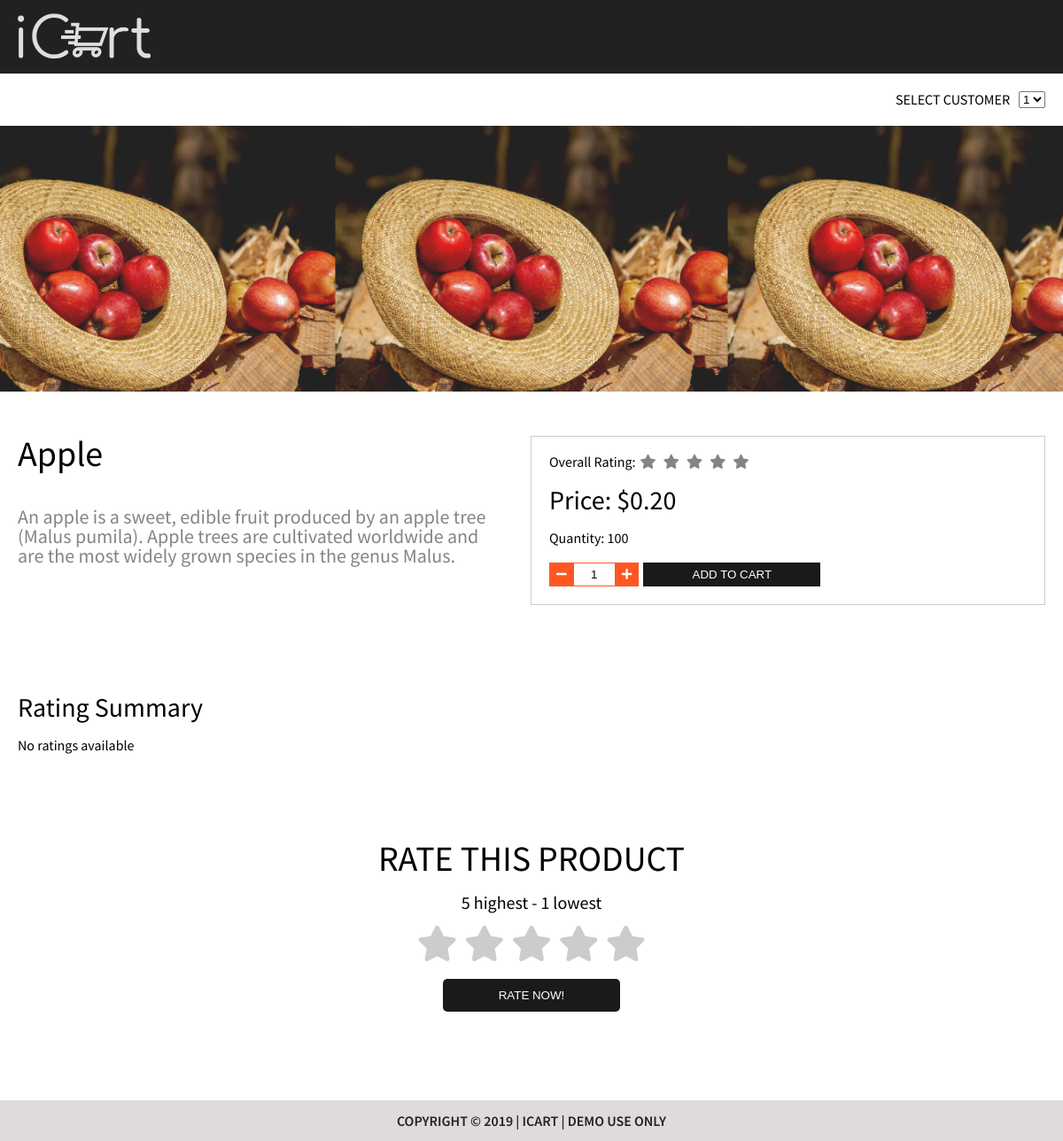
The page /product-details.php?id=1&user=1 on the database its author committed.
### tables this page shows
CREATE TABLE `products` (
  `id` int(255) NOT NULL,
  `name` varchar(255) NOT NULL,
  `description` varchar(255) NOT NULL,
  `thumbnail` varchar(255) NOT NULL,
  `price` decimal(11,2) NOT NULL,
  `qty` int(255) NOT NULL,
  `ratings` int(255) NOT NULL
);

### server/functions.php (the view, shortened to what this page needs)
			<?php
	function productDetails() {
		include "server/db_conn.php";
		$id = $_GET['id'];
		$sql_getProducts = "SELECT * FROM products WHERE id = '$id' ";
		$getProducts_query = mysqli_query($db, $sql_getProducts);
		while ($rows = mysqli_fetch_array($getProducts_query)) {
			$name = $rows['name'];
			$desc = $rows['description'];
			$price = $rows['price'];
			$qty = $rows['qty'];
			$ratings = $rows['ratings'];
			$thumbnail = $rows['thumbnail'];
			?>
				<div class="product-image" style="background-image: url('<?php echo 'img/'.$thumbnail; ?>')">
				</div>
				<div class="product-info">
					<div class="name-description">
						<span><?php echo $name; ?></span><br/>
						<p><?php echo $desc; ?></p>
					</div>
					<div class="others">
						<div class="ratings-container">
							<span>Overall Rating: </span>
							<span class="product-ratings rating-<?php echo $ratings; ?>">
								<span class="fa fa-star"></span>
								<span class="fa fa-star"></span>
								<span class="fa fa-star"></span>
								<span class="fa fa-star"></span>
								<span class="fa fa-star"></span>
							</span><br/>
						</div>
						<span class="price">Price: $<?php echo $price; ?></span><br/>
						<span class="qty">Quantity: <?php echo $qty; ?></span><br/>
						<div class="action">
							<span class="qty-ticker">
								<button class="sub"><i class="fas fa-minus"></i></button>
								<input class="qty" type="text" name="qty" value="1" />
								<button class="add"><i class="fas fa-plus"></i></button>
							</span>
							<button class="addto" type="submit" value="<?php echo $_GET['id']; ?>" onclick="addToCart()">Add to Cart</button>
						</div>
					</div>
				</div>
			<?php
		}
	}
	function ratings() {
		?>
		<div class="add-rating">
			<h2>Rate this product</h2>
			<span>5 highest - 1 lowest</span><br/>
			<div class='rating-stars'>
			    <ul id='stars'>
			      <li class='star' title='Poor' data-value='1'>
			        <i class='fa fa-star fa-fw'></i>
			      </li>
			      <li class='star' title='Fair' data-value='2'>
			        <i class='fa fa-star fa-fw'></i>
			      </li>
			      <li class='star' title='Good' data-value='3'>
			        <i class='fa fa-star fa-fw'></i>
			      </li>
			      <li class='star' title='Excellent' data-value='4'>
			        <i class='fa fa-star fa-fw'></i>
			      </li>
			      <li class='star' title='WOW!!!' data-value='5'>
			        <i class='fa fa-star fa-fw'></i>
			      </li>
			    </ul>
			  </div>
			  <button type="submit" value="<?php echo $_GET['id']; ?>" onclick="addRate()">Rate Now!</button>
		</div>
		<?php
	}
		?>
		<?php
	function getUsers() {
		include "db_conn.php";
		$sql_getUsers = "SELECT * FROM users";
		$getUsers_query = mysqli_query($db, $sql_getUsers);
		?>
		<span>Select Customer</span>
		<select name="users">
			<?php
			while ($rows = mysqli_fetch_array($getUsers_query)) {
				$id = $rows['id'];
				?>
				<option value="<?php echo $id; ?>"><?php echo $id; ?></option>
				<?php
			}
		?>
		</select>
		<?php
	}
	function ratingSummary() {
		include "db_conn.php";
		$id = $_GET['id'];
		$sql_getSummary = "SELECT *  FROM rate WHERE product_id = '$id' ORDER BY id DESC";
		$getSummary_query = mysqli_query($db, $sql_getSummary);
	  	if (mysqli_num_rows($getSummary_query) == 0) {
	  	  	echo "<p>No ratings available</p>";
	  	}
	}
?>

### product-details.php (shortened to what this page needs)
<?php
	include "server/functions.php";
?>
<!DOCTYPE html>
<html>
<head>
	<?php include "meta.php"; ?>
</head>
<body class="page-product">
	<header>
		<div class="logo-container">
			<a href="./">
				<img src="img/iCart-logo.png" alt="iCart"/>
			</a>
		</div>
	</header>
	<div class="page-main">
		<div class="product-details-container">
			<div class="users-container">
				<?php getUsers(); ?>
			</div>
			<?php productDetails(); ?>
		</div>
		<div class="rating-summary-container">
			<h2>Rating Summary</h2>
			<?php ratingSummary(); ?>
		</div>
		<?php ratings(); ?>
	</div>
	<?php include "footer.php"; ?>
</body>
</html>

### meta.php (shortened to what this page needs)
<link rel="stylesheet" type="text/css" href="css/styles.css">
<link rel="stylesheet" href="https://use.fontawesome.com/releases/v5.4.1/css/all.css">

### footer.php
<footer>
	<p>Copyright &copy; 2019 | iCart | Demo Use Only</p>
</footer>

### css/styles.css (style rules this page uses)
html, body, div, span, applet, object, iframe, h1, h2, h3, h4, h5, h6, p, blockquote, pre, a, abbr, acronym, address, big, cite, code, del, dfn, em, img, ins, kbd, q, s, samp, small, strike, strong, sub, sup, tt, var, b, u, i, center, dl, dt, dd, ol, ul, li, fieldset, form, label, legend, table, caption, tbody, tfoot, thead, tr, th, td, article, aside, canvas, details, embed, figure, figcaption, footer, header, hgroup, menu, nav, output, ruby, section, summary, time, mark, audio, video { margin: 0; padding: 0; border: 0; font-size: 100%; font: inherit; vertical-align: baseline; }
article, aside, details, figcaption, figure, footer, header, hgroup, menu, nav, section { display: block; }
body { line-height: 1; font-family: 'Source Sans Pro', sans-serif; }
ol, ul { list-style: none; }
button { cursor: pointer; }
header { position: fixed; top: 0; width: -webkit-calc(100% - 40px); width: -moz-calc(100% - 40px); width: calc(100% - 40px); z-index: 100; display: flex; align-items: center; justify-content: space-between; padding: 15px 20px; background: #212121; }
.ratings-container { display: flex; align-items: center; margin-bottom: 20px; }
.ratings-container span:not(.product-ratings) { margin-right: 5px; }
.users-container { display: flex; align-items: center; justify-content: flex-end; }
.users-container > span { margin-right: 10px; text-transform: uppercase; }
.logo-container a { display: inline-block; max-width: 150px; }
.logo-container a > img { width: 100%; filter: invert(100%); -webkit-filter: invert(100%) }
.page-main { min-height: calc(100vh - 82.5px); }
.product-ratings { display: inline-block; }
.ratings-container .fa-star { color: #848484; }
.rating-stars ul { list-style-type:none; padding:0; -moz-user-select:none; -webkit-user-select:none; }
.rating-stars ul > li.star { display:inline-block; cursor: pointer; }
.rating-stars ul > li.star > i.fa { font-size: 2.5em; color:#ccc; }
.product-details-container { padding-top: 82.5px; }
.product-details-container .users-container { margin: 20px 0; padding: 0 20px; }
.product-details-container .product-image { height: 300px; background-size: contain; background-position: center; }
.product-details-container .product-info { display: flex; margin: 50px 0 100px; padding: 0 20px; }
.product-details-container .name-description, .product-details-container .others { width: 50%; }
.product-details-container .name-description { margin-right: 40px; }
.product-details-container .name-description span { display: inline-block; margin-bottom: 40px; font-size: 40px; }
.product-details-container .name-description p { font-size: 22px; color: #848484; }
.product-details-container .others { padding: 20px; border: 1px solid #cecdcd; }
.product-details-container .others .action, .product-details-container .others .action .qty-ticker { display: flex; }
.product-details-container .others .action .qty-ticker button:not(.addto) { padding: 5px 8px; border: 0; background: #FF5722; color: #fff; cursor: pointer; }
.product-details-container .others .action .qty-ticker input { padding: 5px 8px; width: 100%; max-width: 30px; border: 0; border-top: 1px solid #FF5722; border-bottom: 1px solid #FF5722; text-align: center; }
.product-details-container .others .action .addto { padding: 5px 8px; width: 100%; max-width: 200px; margin-left: 5px; background: #1b1a19; color: #fff; text-transform: uppercase; border: 0; }
.product-details-container .others > span:not(.product-ratings) { display: inline-block; margin-bottom: 20px; }
.product-details-container .others .price { font-size: 30px; }
.rating-summary-container { padding: 0 20px; margin-bottom: 100px; }
.rating-summary-container h2 { margin-bottom: 20px; font-size: 30px; }
.add-rating { padding: 0 20px; margin-bottom: 100px; }
.add-rating h2 { margin-bottom: 20px; text-align: center; text-transform: uppercase; font-size: 40px; }
.add-rating > span { display: block; font-size: 20px; text-align: center; }
.add-rating .rating-stars { text-align: center; margin-bottom: 20px; }
.add-rating > button { display: block; width: 100%; max-width: 200px; margin: 0 auto 20px; padding: 12px 15px; border: 0; border-radius: 5px; background: #1b1a19; color: #fff; text-transform: uppercase; line-height: 1; }
footer p { display: block; padding: 15px 20px; text-align: center; background: #e0dbdb; color: #212121; text-transform: uppercase; font-weight: 600; }

### rows shown on the page
products: thumbnail (picture), name "Apple", description "An apple is a sweet, edible fruit produced by an apple tree (Malus pumila). Apple trees are cultivated worldwide and are the most widely grown species in the genus Malus.", price "0.20", qty "100"

### other values the page prints
form field users "1"
